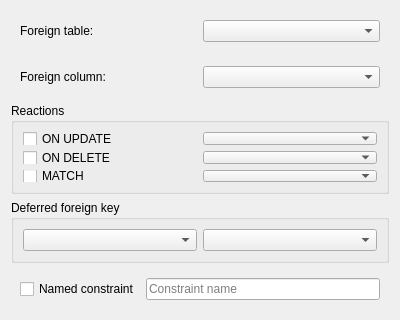
<?xml version="1.0" encoding="UTF-8"?>
<ui version="4.0">
 <class>ColumnForeignKeyPanel</class>
 <widget class="QWidget" name="ColumnForeignKeyPanel">
  <property name="geometry">
   <rect>
    <x>0</x>
    <y>0</y>
    <width>400</width>
    <height>320</height>
   </rect>
  </property>
  <property name="minimumSize">
   <size>
    <width>0</width>
    <height>320</height>
   </size>
  </property>
  <property name="windowTitle">
   <string>Form</string>
  </property>
  <layout class="QVBoxLayout" name="verticalLayout">
   <item>
    <widget class="QWidget" name="fkTableWidget" native="true">
     <layout class="QHBoxLayout" name="horizontalLayout">
      <item>
       <widget class="QLabel" name="fkTableLabel">
        <property name="text">
         <string>Foreign table:</string>
        </property>
       </widget>
      </item>
      <item>
       <widget class="QComboBox" name="fkTableCombo"/>
      </item>
     </layout>
    </widget>
   </item>
   <item>
    <widget class="QWidget" name="fkColumnWidget" native="true">
     <layout class="QHBoxLayout" name="horizontalLayout_2">
      <item>
       <widget class="QLabel" name="fkColumnLabel">
        <property name="text">
         <string>Foreign column:</string>
        </property>
       </widget>
      </item>
      <item>
       <widget class="QComboBox" name="fkColumnCombo"/>
      </item>
     </layout>
    </widget>
   </item>
   <item>
    <widget class="QGroupBox" name="reactionsGroup">
     <property name="title">
      <string>Reactions</string>
     </property>
     <layout class="QGridLayout" name="gridLayout">
      <item row="0" column="0">
       <widget class="QCheckBox" name="onUpdateCheckBox">
        <property name="text">
         <string>ON UPDATE</string>
        </property>
       </widget>
      </item>
      <item row="0" column="1">
       <widget class="QComboBox" name="onUpdateCombo"/>
      </item>
      <item row="1" column="0">
       <widget class="QCheckBox" name="onDeleteCheckBox">
        <property name="text">
         <string>ON DELETE</string>
        </property>
       </widget>
      </item>
      <item row="2" column="0">
       <widget class="QCheckBox" name="matchCheckBox">
        <property name="text">
         <string>MATCH</string>
        </property>
       </widget>
      </item>
      <item row="1" column="1">
       <widget class="QComboBox" name="onDeleteCombo"/>
      </item>
      <item row="2" column="1">
       <widget class="QComboBox" name="matchCombo"/>
      </item>
     </layout>
    </widget>
   </item>
   <item>
    <widget class="QGroupBox" name="deferredGroup">
     <property name="title">
      <string>Deferred foreign key</string>
     </property>
     <layout class="QHBoxLayout" name="horizontalLayout_3">
      <item>
       <widget class="QComboBox" name="deferrableCombo"/>
      </item>
      <item>
       <widget class="QComboBox" name="initiallyCombo"/>
      </item>
     </layout>
    </widget>
   </item>
   <item>
    <widget class="QWidget" name="namedWidget" native="true">
     <layout class="QHBoxLayout" name="horizontalLayout_4">
      <item>
       <widget class="QCheckBox" name="namedCheckBox">
        <property name="text">
         <string>Named constraint</string>
        </property>
       </widget>
      </item>
      <item>
       <widget class="QLineEdit" name="nameEdit">
        <property name="placeholderText">
         <string>Constraint name</string>
        </property>
       </widget>
      </item>
     </layout>
    </widget>
   </item>
  </layout>
 </widget>
 <resources/>
 <connections/>
</ui>
